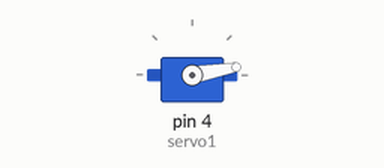
This sketch was run on a simulated Arduino Uno, built with avr-gcc and run on an emulated ATmega328P. Parts: servo.

Above: at 0.05 s.
At 1.9 s:
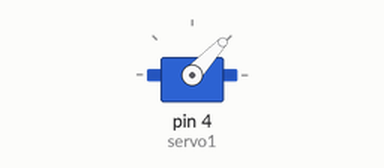
At 3.75 s:
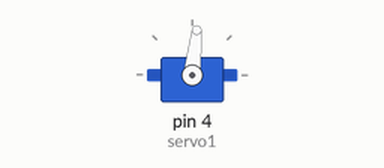
At 7.45 s:
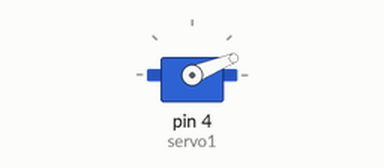
Timing chart, 0 to 10.5 s (numbered marks = the images above):
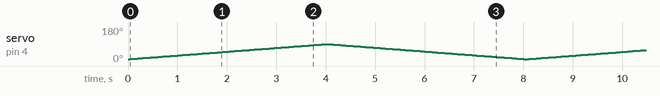

The sketch:

Servo_Ejemplo.ino
```cpp
#include <Servo.h> //librería Servo.
Servo servo1;

int pos;

void setup()
{
  servo1.attach(4);
  servo1.write(0);

}

void loop() {

  for (pos = 10; pos < 90; pos += 1)
  {
    servo1.write(pos);
    delay(50);
  }

  for (pos = 90; pos >= 10; pos -= 1)
  {
    servo1.write(pos);
    delay(50);
  }

}
```
